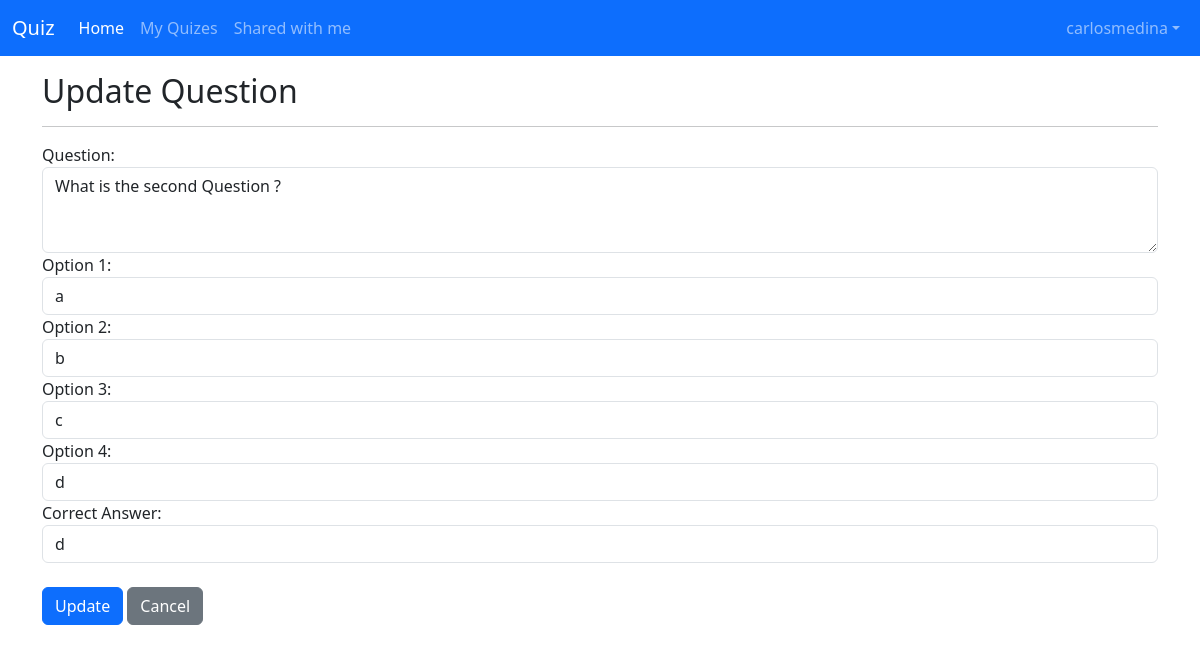
Before: /update_questions/2/ (signed in) with the older database file.
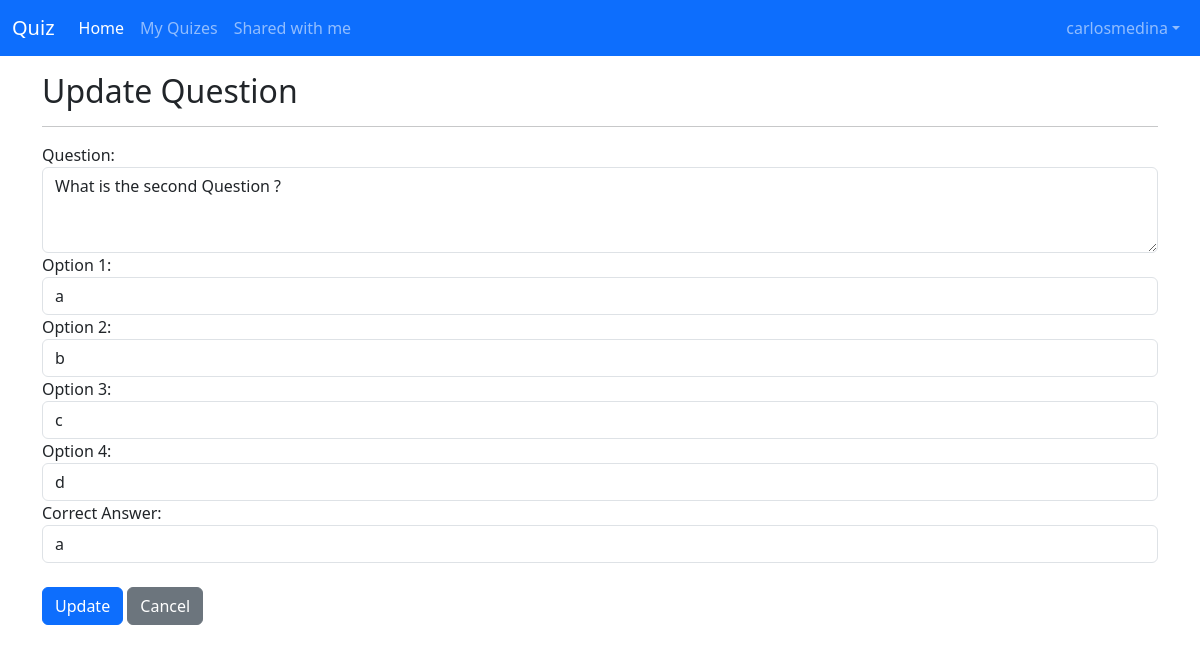
After: the same page with the newer database file.
### quizApp/models.py (models this page shows, shortened)
class QuizModel(models.Model):
    quiz = models.ForeignKey(Quiz, on_delete=models.CASCADE, related_name='questions')
    question = models.CharField(max_length=250)
    option1 = models.CharField(max_length=250)
    option2 = models.CharField(max_length=250)
    option3 = models.CharField(max_length=250)
    option4 = models.CharField(max_length=250)
    ans = models.CharField(max_length=250)

### quizApp/views.py (the view, shortened to what this page needs)
# urls.py: path('update_questions/<int:question_id>/',views.update_question, name="update_question"),
def update_question(request, question_id):
    question = QuizModel.objects.get(id=question_id)
    check_quiz_owner(request, question.quiz_id)
    return render(request, 'update_question.html', {'question': question})

### quizApp/views.py (called while the page is built)
def check_quiz_owner(request, quiz_id):
    quiz = Quiz.objects.get(id=quiz_id)
    if quiz.owner != request.user:
        raise PermissionDenied

### quizApp/templates/update_question.html (shortened to what this page needs)
{% extends 'base.html' %}
{% block content %}
  <div class="container mt-3">
    <h2>Update Question</h2>
    <hr>
    <form method="post">
      <div class="form-group">
        <label for="question">Question:</label>
        <textarea class="form-control" id="question" name="question" rows="3">{{ question.question }}</textarea>
      </div>
      <div class="form-group">
        <label for="option1">Option 1:</label>
        <input type="text" class="form-control" id="option1" name="option1" value="{{ question.option1 }}">
      </div>
      <div class="form-group">
        <label for="option2">Option 2:</label>
        <input type="text" class="form-control" id="option2" name="option2" value="{{ question.option2 }}">
      </div>
      <div class="form-group">
        <label for="option3">Option 3:</label>
        <input type="text" class="form-control" id="option3" name="option3" value="{{ question.option3 }}">
      </div>
      <div class="form-group">
        <label for="option4">Option 4:</label>
        <input type="text" class="form-control" id="option4" name="option4" value="{{ question.option4 }}">
      </div>
      <div class="form-group">
        <label for="ans">Correct Answer:</label>
        <input type="text" class="form-control" id="ans" name="ans" value="{{ question.ans }}">
      </div>
      <br>
      <button type="submit" class="btn btn-primary">Update</button>
      <a href="{% url 'view_quiz' question.quiz.id %}" class="btn btn-secondary">Cancel</a>
    </form>
  </div>
{% endblock %}

### quizApp/templates/base.html (shortened to what this page needs)
<html>
<head>
    <link href="https://cdn.jsdelivr.net/npm/bootstrap@5.3.0-alpha1/dist/css/bootstrap.min.css" rel="stylesheet">
</head>
<body>
<nav class="navbar navbar-expand-lg navbar-dark bg-primary">
    <div class="container-fluid">
        <a class="navbar-brand" href="#">Quiz</a>
        <div class="collapse navbar-collapse" id="navbarNav">
            <ul class="navbar-nav me-auto">
                {% if user.is_authenticated %}
                <li class="nav-item">
                    <a class="nav-link active" aria-current="page" href="{% url 'home' %}">Home</a>
                </li>
                <li class="nav-item">
                    <a class="nav-link" href="{% url 'quiz_list' %}">My Quizes</a>
                </li>
                <li class="nav-item">
                    <a class="nav-link" href="{% url 'shared_with_me' %}">Shared with me</a>
                </li>
                {% else %}
                <li class="nav-item">
                    <a class="nav-link active" aria-current="page" href="{% url 'home' %}">Home</a>
                </li>
                {% endif %}
            </ul>
            <ul class="navbar-nav ms-auto">
                {% if user.is_authenticated %}
                    <li class="nav-item dropdown">
                        <a class="nav-link dropdown-toggle" href="#" id="navbarDropdown" role="button" data-bs-toggle="dropdown" aria-expanded="false">{{ user.username }}</a>
                    </li>
                {% endif %}
            </ul>
        </div>
    </div>
</nav>
{% block content %}
{% endblock %}
</body>
</html>

Changed rows visible on the page:
changed QuizModel "What is the second Question ?": ans "d" → "a"
